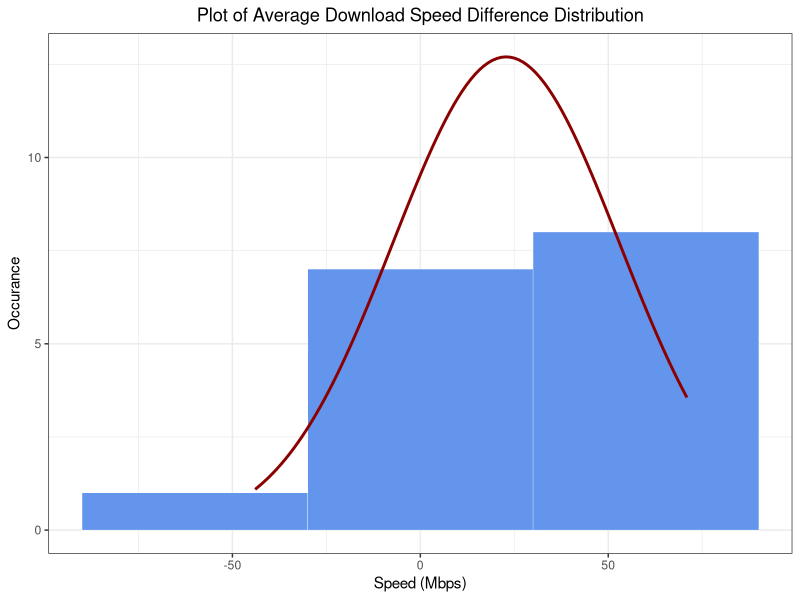
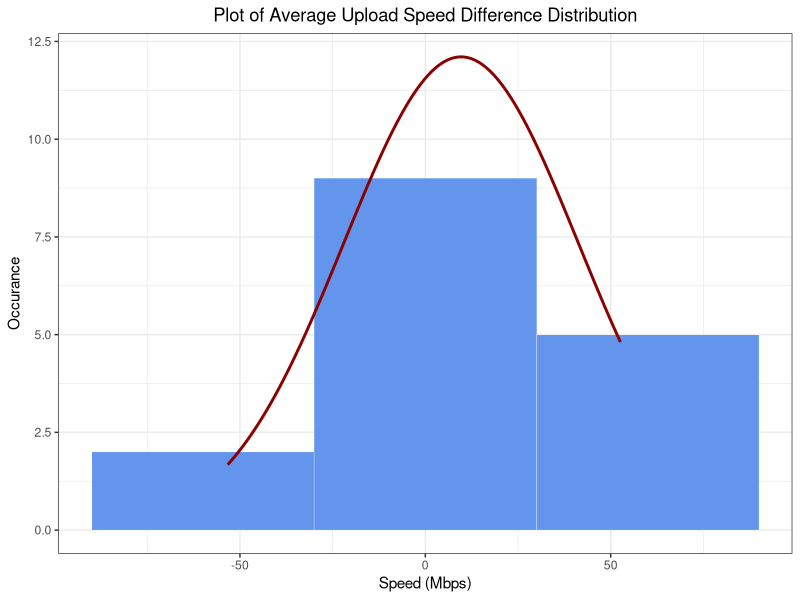

These charts were generated, in order, by the following R code:
## ---- chunk 1
# if not installed use: install.packages("package_name")
suppressWarnings(library(readxl))
suppressWarnings(library(psych))
suppressPackageStartupMessages(library(ggplot2))
## ---- chunk 2
# TODO: change the Actual Time format with just hours and min
hanson_data= read_excel("datasheet.xlsx", sheet="Hanson")
oldmain_data= read_excel("datasheet.xlsx", sheet="Old Main")
## ---- chunk 3
library(knitr)
kable(hanson_data[,c(2,4,5,6)], caption = "Data taken in Hanson Hall of Science", "latex")
kable(oldmain_data[,c(2,4,5,6)], caption = "Data taken in Old Main Hall", "latex")
## ---- chunk 4
# get the differece between download and upload speeds for each building
result <-
  data.frame(
    download_diff = hanson_data$`Download Speed (Mbps)` - oldmain_data$`Download Speed (Mbps)`,
    upload_diff = hanson_data$`Upload Speed (Mbps)` - oldmain_data$`Upload Speed (Mbps)`
  )


head(result)
## ---- chunk 5
h_download_mean = mean(hanson_data$`Download Speed (Mbps)`)
h_upload_mean = mean(hanson_data$`Upload Speed (Mbps)`)
h_download_sd = sd(hanson_data$`Download Speed (Mbps)`)
h_upload_sd = sd(hanson_data$`Upload Speed (Mbps)`)
## ---- chunk 6
o_download_mean = mean(oldmain_data$`Download Speed (Mbps)`)
o_upload_mean = mean(oldmain_data$`Upload Speed (Mbps)`)
o_download_sd = sd(oldmain_data$`Download Speed (Mbps)`)
o_upload_sd = sd(oldmain_data$`Upload Speed (Mbps)`)
## ---- chunk 7
download_sd = sd(result$download_diff)
download_mean = mean(result$download_diff)

upload_sd = sd(result$upload_diff)
upload_mean = mean(result$upload_diff)
## ---- chunk 8
summary(result$download_diff)
summary(result$upload_diff)
## ---- chunk 9
download_sd <- sd(result$download_diff)
download_mean <- mean(result$download_diff)

upload_sd <- sd(result$upload_diff)
upload_mean <- mean(result$upload_diff)

library(ggplot2)

plot_dist_hist <- function(n, mean, sd, binwidth) {
  df <- data.frame(x = rnorm(n, mean, sd))
  ggplot(df, aes(
    x = x,
    mean = mean,
    sd = sd,
    binwidth = binwidth,
    n = n
  )) +
    theme_bw() +
    geom_histogram(
      binwidth = binwidth,
      colour = "white",
      fill = "cornflowerblue",
      linewidth = 0.1
    ) +
    stat_function(
      fun = function(x)
        dnorm(x, mean = mean, sd = sd) * n * binwidth,
      color = "darkred",
      linewidth = 1
    ) + 
    theme(plot.title = element_text(hjust = 0.5)) 
}
n = nrow(result)
binwidth = 60
set.seed(1)
## ---- chunk 10
download_sd <- sqrt((h_download_sd^2/n)+(o_download_sd^2/n))
download_t.value = download_mean/download_sd
download_p_val = 2*(1 - pt(download_t.value, n-1))
print(download_p_val)
## ---- chunk 11
upload_sd <- sqrt((h_upload_sd^2/n)+(o_upload_sd^2/n))
upload_t.value = upload_mean/upload_sd
upload_p_val = 2*(1 - pt(upload_t.value,n-1))
print(upload_p_val)
## ---- chunk 12
h_download_t.score = qt(p=0.025, df= n-1)
h_download_se = h_download_sd/sqrt(n)
h_download_margin.error <- h_download_t.score * h_download_se
h_download_lower.bound <- h_download_mean - h_download_margin.error
h_download_upper.bound <- h_download_mean + h_download_margin.error

if (h_download_upper.bound < h_download_lower.bound)
{
  print(c(h_download_upper.bound,h_download_lower.bound))
}else {
  print(c(h_download_lower.bound,h_download_upper.bound))
}
## ---- chunk 13
o_download_t.score = qt(p=0.025, df=n-1)
o_download_se = o_download_sd/sqrt(n)
o_download_margin.error <- o_download_t.score * o_download_se
o_download_lower.bound <- o_download_mean - o_download_margin.error
o_download_upper.bound <- o_download_mean + o_download_margin.error
if (o_download_upper.bound < o_download_lower.bound)
{
  print(c(o_download_upper.bound,o_download_lower.bound))
}else {
  print(c(o_download_lower.bound,o_download_upper.bound))
}
## ---- chunk 14
download_t.score = qt(p=0.025, df=n-1)

download_margin.error <- download_t.score * sqrt((h_download_sd^2/n)+(o_download_sd^2/n))
download_lower.bound <- download_mean - download_margin.error
download_upper.bound <- download_mean + download_margin.error
if (download_upper.bound < download_lower.bound)
{
  print(c(download_upper.bound,download_lower.bound))
}else {
  print(c(download_lower.bound,download_upper.bound))
}
## ---- chunk 15
plot_dist_hist(n, download_mean, download_sd, binwidth) + labs(title = "Plot of Average Download Speed Difference Distribution", x = "Speed (Mbps)", y = "Occurance")
plot_dist_hist(n, upload_mean, upload_sd, binwidth) + labs(title = "Plot of Average Upload Speed Difference Distribution",x ="Speed (Mbps)", y = "Occurance")
